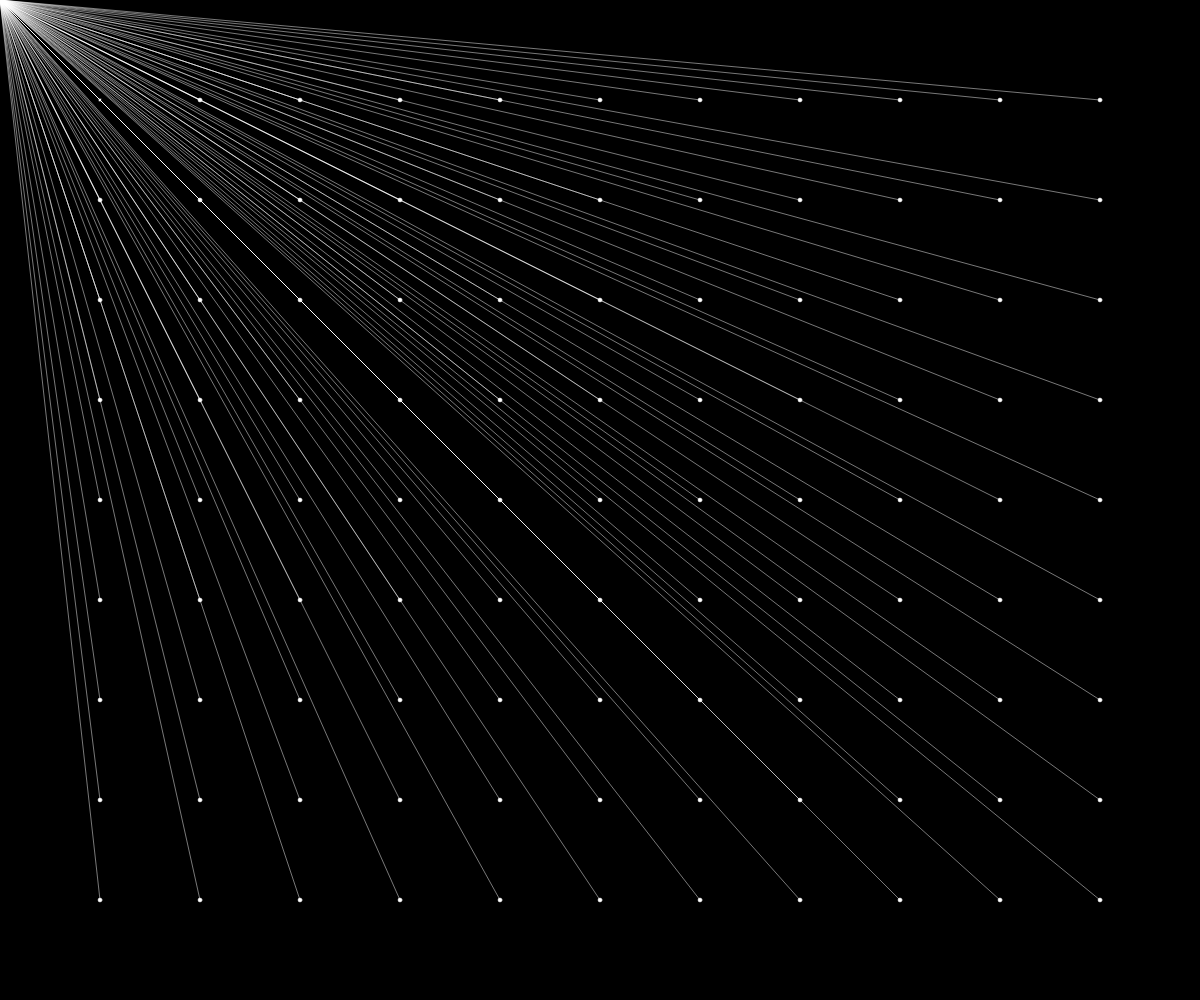
Frame 1 (no input)
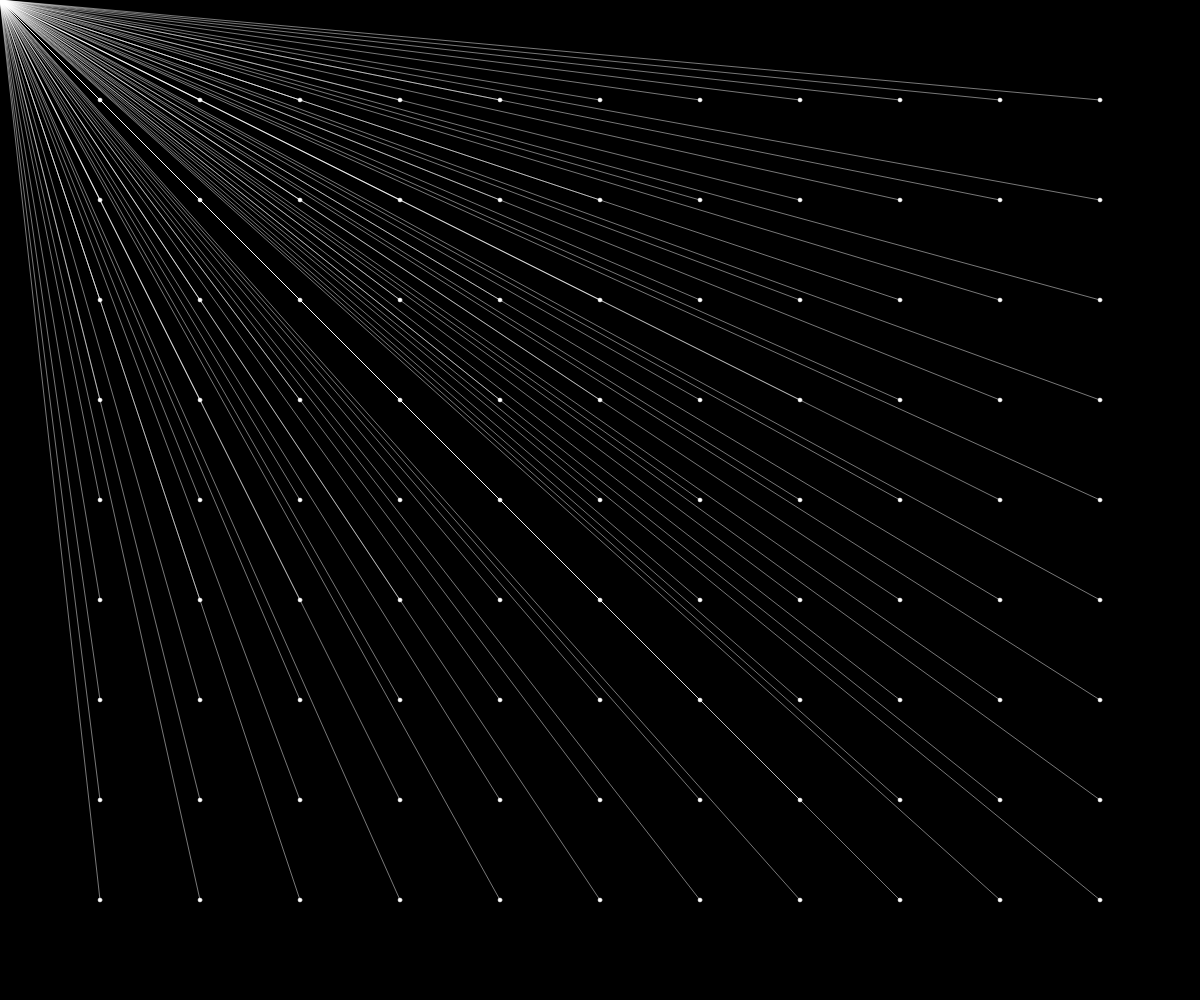
Frame 60 (no input)
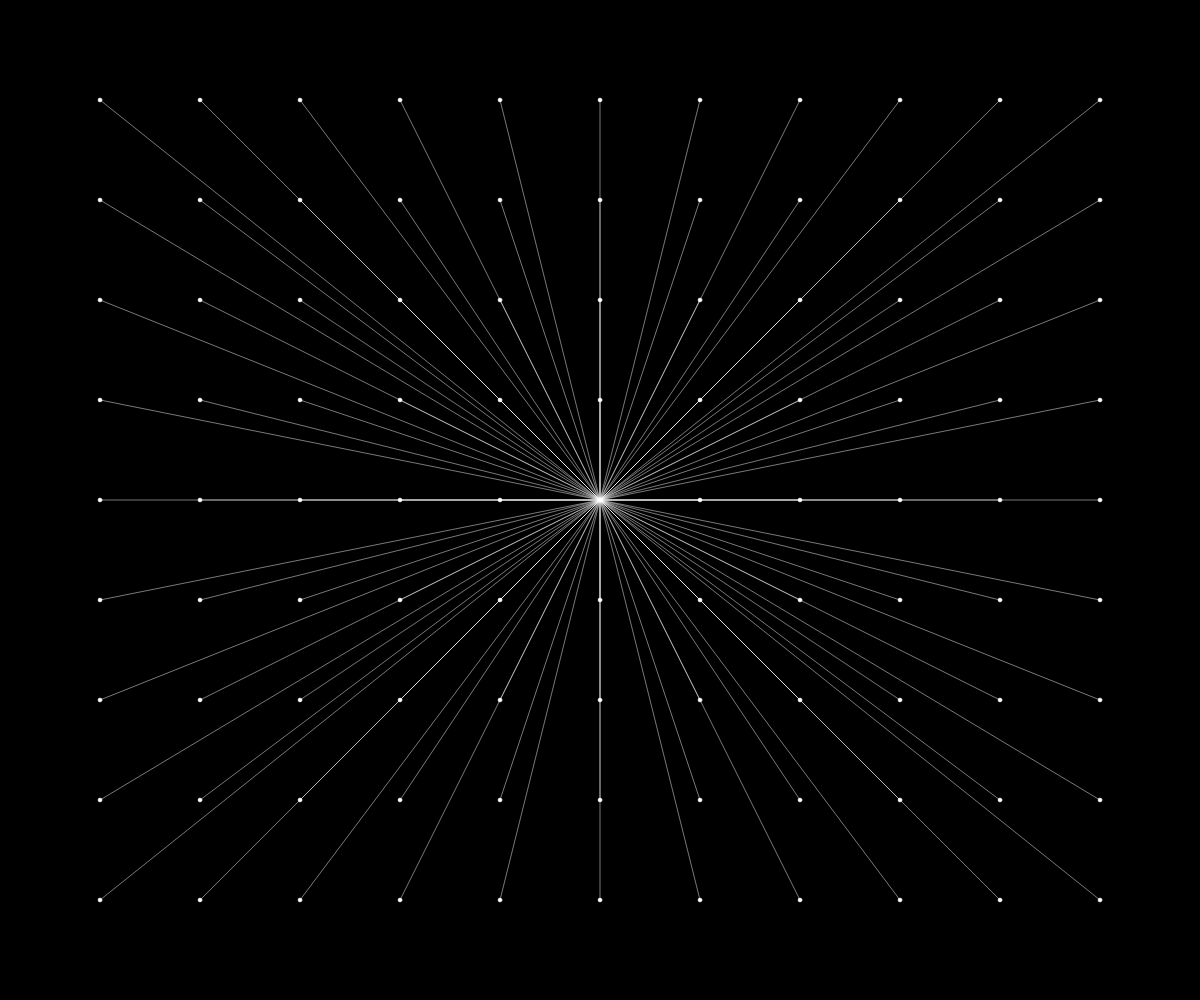
Frame 120 (the mouse pressed at the canvas centre since frame 60)

The p5.js sketch that drew these frames (run headless with seeded random() and noise() and a simulated clock; from frame 60 on, the mouse is pressed at the canvas centre):

// p5.js sketch
// ── sketch.js
// p5js template project - replace with project title
// Dan Schellenberg - replace with your name
// Feb 2, 2018 - replace with the date
function setup() {
  createCanvas(windowWidth, windowHeight);
}

function draw() {
  noCursor();
  background(0);
  displayDots();
}

function displayDots() {
  let pointSpacing = 100;
  for (let x = pointSpacing; x < width; x += pointSpacing) {
    for (let y = pointSpacing; y < height; y += pointSpacing) {
      fill(255);
      ellipse(x, y, 4, 4);
      stroke(255, 120);
      line(x, y, mouseX, mouseY);
    }
  }
}
